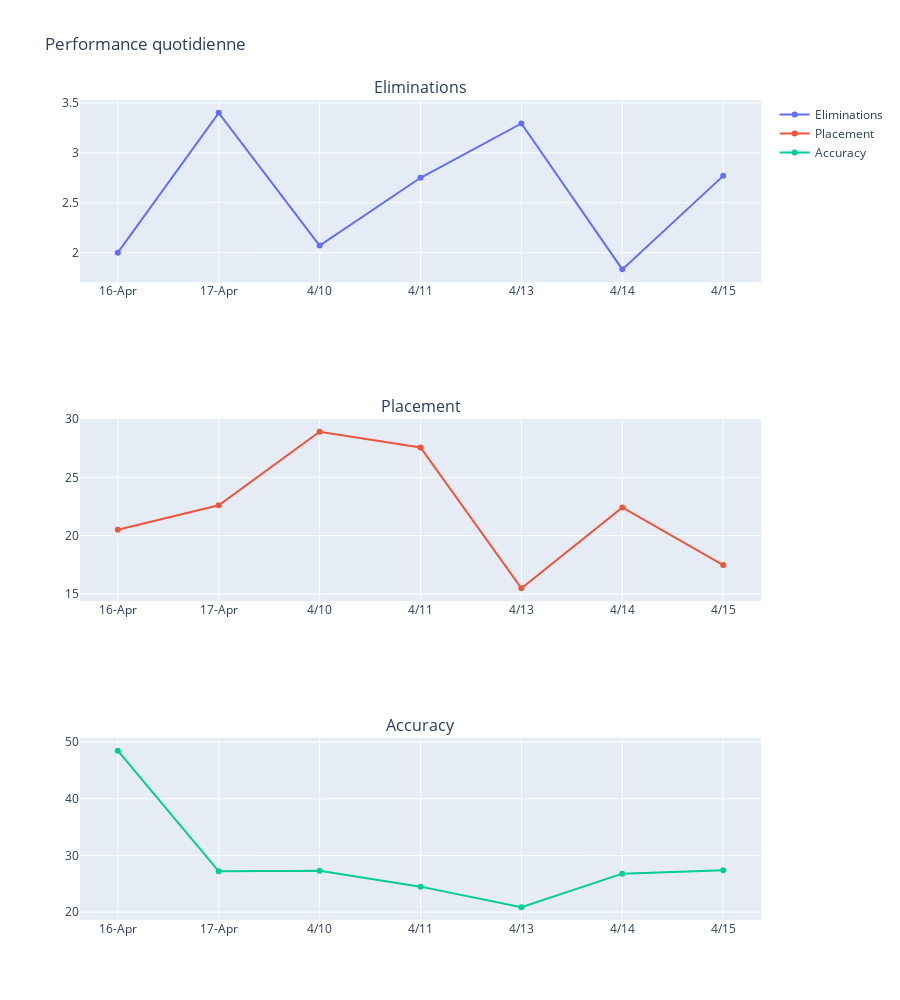
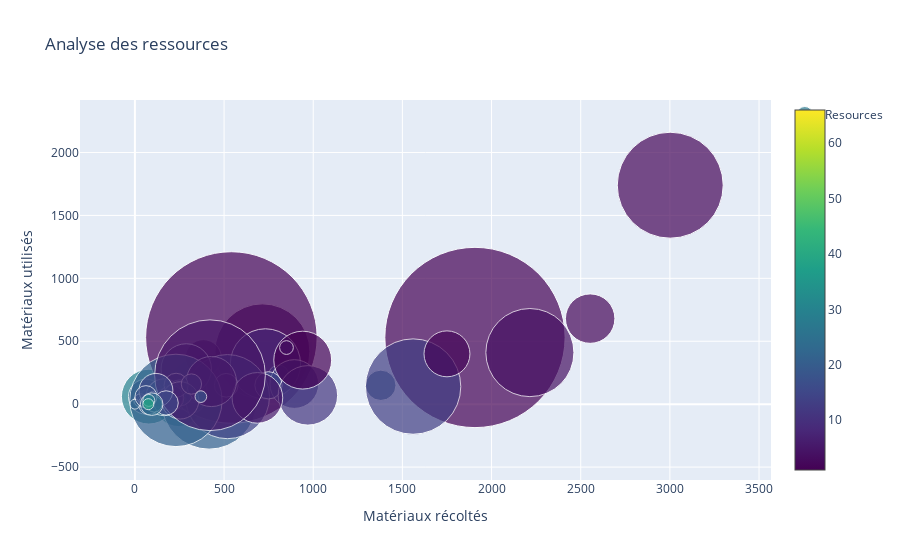
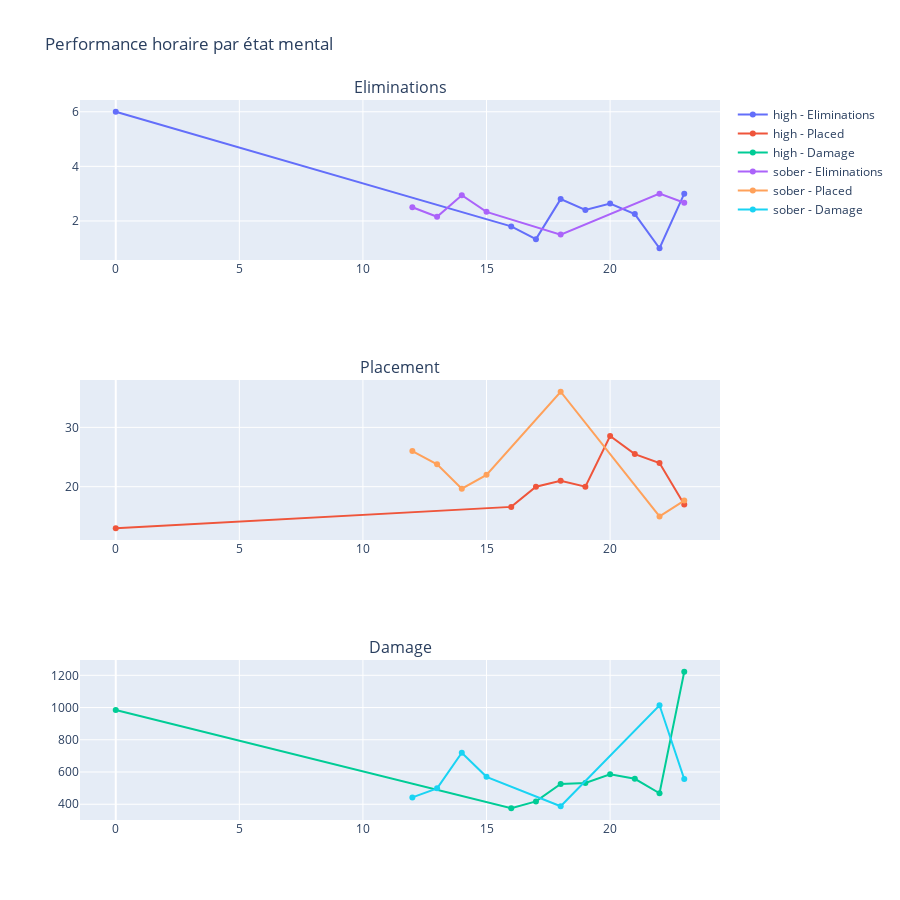
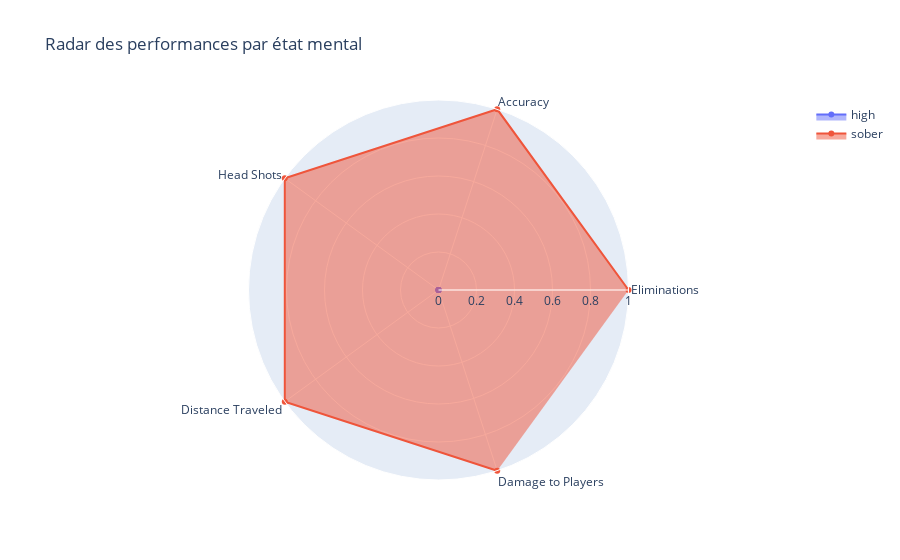

Notebook code cell kept with these figures, in order:
### Code cell
%pip install nbformat

import pandas as pd
import numpy as np
import matplotlib.pyplot as plt
import seaborn as sns
import plotly.express as px
import plotly.graph_objects as go
from plotly.subplots import make_subplots

df = pd.read_csv('./Data/processed/FortniteStatistics.csv')

def plot_daily_performance():
    daily_stats = df.groupby('Date').agg({
        'Eliminations': 'mean',
        'Placed': 'mean',
        'Accuracy': lambda x: x.str.rstrip('%').astype(float).mean()
    })
    
    fig = make_subplots(rows=3, cols=1, subplot_titles=('Eliminations', 'Placement', 'Accuracy'))
    
    fig.add_trace(go.Scatter(x=daily_stats.index, y=daily_stats['Eliminations'], mode='lines+markers', name='Eliminations'), row=1, col=1)
    fig.add_trace(go.Scatter(x=daily_stats.index, y=daily_stats['Placed'], mode='lines+markers', name='Placement'), row=2, col=1)
    fig.add_trace(go.Scatter(x=daily_stats.index, y=daily_stats['Accuracy'], mode='lines+markers', name='Accuracy'), row=3, col=1)
    
    fig.update_layout(height=1000, title_text="Performance quotidienne")
    return fig

def combat_analysis():
    plt.figure(figsize=(30, 10))
    
    plt.subplot(2, 2, 1)
    sns.violinplot(x='Mental State', y='Damage to Players', data=df)
    plt.title('Distribution des dégâts par état mental')
    
    plt.subplot(2, 2, 2)
    sns.scatterplot(data=df, x='Hits', y='Damage to Players', hue='Mental State', size='Head Shots')
    plt.title('Relation Hits/Dégâts')
    
    plt.subplot(2, 2, 3)
    sns.boxplot(x='Mental State', y='Head Shots', data=df)
    plt.title('Distribution des Head Shots')
    
    plt.subplot(2, 2, 4)
    sns.histplot(data=df, x='Accuracy', hue='Mental State', multiple="stack")
    plt.title('Distribution de la précision')
    
    plt.tight_layout()
    plt.show()  

def resource_analysis():
    fig = go.Figure()
    
    fig.add_trace(go.Scatter(
        x=df['Materials Gathered'],
        y=df['Materials Used'],
        mode='markers',
        marker=dict(
            size=df['Damage to Structures']/100,
            color=df['Placed'],
            colorscale='Viridis',
            showscale=True
        ),
        text=df['Mental State'],
        name='Resources'
    ))
    
    fig.update_layout(
        title='Analyse des ressources',
        xaxis_title='Matériaux récoltés',
        yaxis_title='Matériaux utilisés',
        showlegend=True
    )
    return fig

def hourly_performance():
    df['Hour'] = pd.to_datetime(df['Time of Day']).dt.hour
    
    hourly_stats = df.groupby(['Hour', 'Mental State']).agg({
        'Eliminations': 'mean',
        'Placed': 'mean',
        'Damage to Players': 'mean'
    }).reset_index()
    
    fig = make_subplots(rows=3, cols=1, subplot_titles=('Eliminations', 'Placement', 'Damage'))
    
    for state in hourly_stats['Mental State'].unique():
        state_data = hourly_stats[hourly_stats['Mental State'] == state]
        
        fig.add_trace(go.Scatter(x=state_data['Hour'], y=state_data['Eliminations'],
                                mode='lines+markers', name=f'{state} - Eliminations'), row=1, col=1)
        fig.add_trace(go.Scatter(x=state_data['Hour'], y=state_data['Placed'],
                                mode='lines+markers', name=f'{state} - Placed'), row=2, col=1)
        fig.add_trace(go.Scatter(x=state_data['Hour'], y=state_data['Damage to Players'],
                                mode='lines+markers', name=f'{state} - Damage'), row=3, col=1)
    
    fig.update_layout(height=900, title_text="Performance horaire par état mental")
    return fig

def performance_radar():
    metrics = ['Eliminations', 'Accuracy', 'Head Shots', 'Distance Traveled', 'Damage to Players']
    
    stats = df.groupby('Mental State').agg({
        'Eliminations': 'mean',
        'Accuracy': lambda x: x.str.rstrip('%').astype(float).mean(),
        'Head Shots': 'mean',
        'Distance Traveled': 'mean',
        'Damage to Players': 'mean'
    })
    
    for col in stats.columns:
        stats[col] = (stats[col] - stats[col].min()) / (stats[col].max() - stats[col].min())
    
    fig = go.Figure()
    
    for state in stats.index:
        fig.add_trace(go.Scatterpolar(
            r=stats.loc[state],
            theta=metrics,
            fill='toself',
            name=state
        ))
    
    fig.update_layout(
        polar=dict(radialaxis=dict(visible=True, range=[0, 1])),
        showlegend=True,
        title='Radar des performances par état mental'
    )
    return fig

daily_perf = plot_daily_performance()
daily_perf.show()

combat_analysis()  

resource_analysis_fig = resource_analysis()
resource_analysis_fig.show()  

hourly_perf = hourly_performance()
hourly_perf.show()  

radar_chart = performance_radar()
radar_chart.show()

### Figure 1 — Plotly figure (JSON) as saved in the notebook; plotly's stock layout.template omitted (floating-point values rounded to 4 significant figures)
{"data": [{"mode": "lines+markers", "name": "Eliminations", "type": "scatter", "x": ["16-Apr", "17-Apr", "4/10", "4/11", "4/13", "4/14", "4/15"], "xaxis": "x", "y": [2, 3.4, 2.071, 2.75, 3.294, 1.833, 2.769], "yaxis": "y"}, {"mode": "lines+markers", "name": "Placement", "type": "scatter", "x": ["16-Apr", "17-Apr", "4/10", "4/11", "4/13", "4/14", "4/15"], "xaxis": "x2", "y": [20.5, 22.6, 28.93, 27.58, 15.47, 22.42, 17.46], "yaxis": "y2"}, {"mode": "lines+markers", "name": "Accuracy", "type": "scatter", "x": ["16-Apr", "17-Apr", "4/10", "4/11", "4/13", "4/14", "4/15"], "xaxis": "x3", "y": [48.5, 27.2, 27.29, 24.5, 20.88, 26.79, 27.38], "yaxis": "y3"}], "layout": {"annotations": [{"font": {"size": 16}, "showarrow": false, "text": "Eliminations", "x": 0.5, "xanchor": "center", "xref": "paper", "y": 1, "yanchor": "bottom", "yref": "paper"}, {"font": {"size": 16}, "showarrow": false, "text": "Placement", "x": 0.5, "xanchor": "center", "xref": "paper", "y": 0.6111, "yanchor": "bottom", "yref": "paper"}, {"font": {"size": 16}, "showarrow": false, "text": "Accuracy", "x": 0.5, "xanchor": "center", "xref": "paper", "y": 0.2222, "yanchor": "bottom", "yref": "paper"}], "height": 1000, "title": {"text": "Performance quotidienne"}, "xaxis": {"anchor": "y", "domain": [0, 1]}, "xaxis2": {"anchor": "y2", "domain": [0, 1]}, "xaxis3": {"anchor": "y3", "domain": [0, 1]}, "yaxis": {"anchor": "x", "domain": [0.7778, 1]}, "yaxis2": {"anchor": "x2", "domain": [0.3889, 0.6111]}, "yaxis3": {"anchor": "x3", "domain": [0, 0.2222]}}}

### Figure 2 — Plotly figure (JSON) as saved in the notebook; plotly's stock layout.template omitted (floating-point values rounded to 4 significant figures)
{"data": [{"marker": {"color": [27, 45, 38, 30, 16, 30, 20, 29, 21, 24, 35, 27, 36, 27, 17, 4, 5, 20, 29, 28, 1, 49, 66, 18, 55, 39, 26, 18, 8, 19, 2, 21, 48, 14, 22, 22, 10, 13, 1, 15, 16, 2, 6, 31, 21, 25, 11, 46, 21, 32, 28, 25, 5, 4, 29, 48, 24, 26, 24, 24, 12, 6, 25, 17, 23, 15, 16, 17, 13, 5, 41, 25, 20, 15, 1, 22, 15, 34, 15, 4, 24, 17, 2, 24, 30, 18, 39], "colorscale": [[0, "#440154"], [0.1111, "#482878"], [0.2222, "#3e4989"], [0.3333, "#31688e"], [0.4444, "#26828e"], [0.5556, "#1f9e89"], [0.6667, "#35b779"], [0.7778, "#6ece58"], [0.8889, "#b5de2b"], [1, "#fde725"]], "showscale": true, "size": [6.21, 9.98, 11.09, 47.26, 20.7, 54.82, 30.36, 10.83, 94.94, 12.57, 33.43, 19.28, 8.96, 15.4, 17.79, 94.94, 35.89, 35.06, 10.47, 8.55, 171.5, 19.84, 12.32, 20.41, 3.09, 3.27, 25.18, 16.43, 70.28, 14.21, 105.9, 27.33, 3, 84.12, 12.57, 13.86, 23.71, 48.71, 180.3, 27.28, 22.2, 49.45, 50.36, 17.77, 17.24, 12.19, 59.48, 3.5, 92.4, 20.9, 5.93, 26.02, 50.63, 88.1, 3.58, 2.64, 15.88, 9.99, 3.48, 36.87, 25.11, 50.12, 1.75, 13.19, 5.89, 24.1, 37.27, 20.29, 95.4, 110.8, 5.65, 7.36, 20.81, 33.83, 57.87, 9.9, 24.34, 4.15, 5.53, 13.77, 15.9, 22, 45.93, 22.62, 11.96, 11.68, 11.05]}, "mode": "markers", "name": "Resources", "text": ["sober", "sober", "high", "high", "high", "high", "high", "high", "high", "high", "high", "high", "high", "high", "sober", "sober", "sober", "sober", "sober", "sober", "sober", "high", "high", "high", "high", "high", "sober", "sober", "sober", "sober", "sober", "sober", "sober", "sober", "high", "high", "high", "high", "high", "high", "high", "high", "high", "sober", "sober", "sober", "sober", "sober", "sober", "sober", "sober", "sober", "sober", "sober", "sober", "sober", "sober", "sober", "sober", "sober", "high", "high", "high", "high", "high", "high", "high", "sober", "sober", "sober", "sober", "high", "high", "high", "high", "high", "sober", "sober", "sober", "sober", "high", "high", "high", "high", "sober", "sober", "sober"], "type": "scatter", "x": [20, 123, 71, 244, 584, 78, 1379, 59, 416, 165, 127, 162, 68, 226, 270, 715, 384, 62, 20, 25, 541, 167, 87, 806, 98, 102, 321, 261, 732, 95, 3002, 328, 69, 519, 70, 50, 512, 894, 1907, 749, 153, 2553, 288, 78, 136, 204, 970, 69, 230, 139, 46, 251, 687, 2215, 79, 30, 88, 43, 165, 164, 204, 429, 50, 32, 56, 231, 254, 317, 1560, 421, 75, 49, 78, 118, 941, 0, 175, 60, 99, 850, 108, 62, 1750, 94, 78, 370, 75], "y": [20, 30, 60, 10, 150, 60, 150, 50, 20, 70, 110, 20, 0, 20, 30, 420, 370, 60, 20, 20, 530, 10, 0, 230, 90, 90, 30, 70, 320, 80, 1740, 120, 0, 60, 70, 50, 150, 160, 530, 150, 20, 680, 280, 50, 40, 40, 70, 20, 30, 30, 40, 90, 50, 410, 1, 0, 30, 30, 10, 55, 50, 180, 0, 30, 0, 150, 30, 160, 140, 230, 10, 0, 0, 110, 350, 0, 10, 0, 80, 450, 0, 60, 400, 0, 30, 60, 0]}], "layout": {"showlegend": true, "title": {"text": "Analyse des ressources"}, "xaxis": {"title": {"text": "Matériaux récoltés"}}, "yaxis": {"title": {"text": "Matériaux utilisés"}}}}

### Figure 3 — Plotly figure (JSON) as saved in the notebook; plotly's stock layout.template omitted (floating-point values rounded to 4 significant figures)
{"data": [{"mode": "lines+markers", "name": "high - Eliminations", "type": "scatter", "x": [0, 16, 17, 18, 19, 20, 21, 22, 23], "xaxis": "x", "y": [6, 1.8, 1.333, 2.8, 2.4, 2.636, 2.25, 1, 3], "yaxis": "y"}, {"mode": "lines+markers", "name": "high - Placed", "type": "scatter", "x": [0, 16, 17, 18, 19, 20, 21, 22, 23], "xaxis": "x2", "y": [13, 16.6, 20, 21, 20, 28.55, 25.5, 24, 17], "yaxis": "y2"}, {"mode": "lines+markers", "name": "high - Damage", "type": "scatter", "x": [0, 16, 17, 18, 19, 20, 21, 22, 23], "xaxis": "x3", "y": [985, 375.2, 417.7, 525.8, 532.3, 585.8, 558, 468, 1222], "yaxis": "y3"}, {"mode": "lines+markers", "name": "sober - Eliminations", "type": "scatter", "x": [12, 13, 14, 15, 18, 22, 23], "xaxis": "x", "y": [2.5, 2.154, 2.944, 2.333, 1.5, 3, 2.667], "yaxis": "y"}, {"mode": "lines+markers", "name": "sober - Placed", "type": "scatter", "x": [12, 13, 14, 15, 18, 22, 23], "xaxis": "x2", "y": [26, 23.77, 19.67, 22, 36, 15, 17.67], "yaxis": "y2"}, {"mode": "lines+markers", "name": "sober - Damage", "type": "scatter", "x": [12, 13, 14, 15, 18, 22, 23], "xaxis": "x3", "y": [442.5, 498.8, 719.4, 570.2, 387.5, 1014, 556], "yaxis": "y3"}], "layout": {"annotations": [{"font": {"size": 16}, "showarrow": false, "text": "Eliminations", "x": 0.5, "xanchor": "center", "xref": "paper", "y": 1, "yanchor": "bottom", "yref": "paper"}, {"font": {"size": 16}, "showarrow": false, "text": "Placement", "x": 0.5, "xanchor": "center", "xref": "paper", "y": 0.6111, "yanchor": "bottom", "yref": "paper"}, {"font": {"size": 16}, "showarrow": false, "text": "Damage", "x": 0.5, "xanchor": "center", "xref": "paper", "y": 0.2222, "yanchor": "bottom", "yref": "paper"}], "height": 900, "title": {"text": "Performance horaire par état mental"}, "xaxis": {"anchor": "y", "domain": [0, 1]}, "xaxis2": {"anchor": "y2", "domain": [0, 1]}, "xaxis3": {"anchor": "y3", "domain": [0, 1]}, "yaxis": {"anchor": "x", "domain": [0.7778, 1]}, "yaxis2": {"anchor": "x2", "domain": [0.3889, 0.6111]}, "yaxis3": {"anchor": "x3", "domain": [0, 0.2222]}}}

### Figure 4 — Plotly figure (JSON) as saved in the notebook; plotly's stock layout.template omitted (floating-point values rounded to 4 significant figures)
{"data": [{"fill": "toself", "name": "high", "r": [0, 0, 0, 0, 0], "theta": ["Eliminations", "Accuracy", "Head Shots", "Distance Traveled", "Damage to Players"], "type": "scatterpolar"}, {"fill": "toself", "name": "sober", "r": [1, 1, 1, 1, 1], "theta": ["Eliminations", "Accuracy", "Head Shots", "Distance Traveled", "Damage to Players"], "type": "scatterpolar"}], "layout": {"polar": {"radialaxis": {"range": [0, 1], "visible": true}}, "showlegend": true, "title": {"text": "Radar des performances par état mental"}}}
